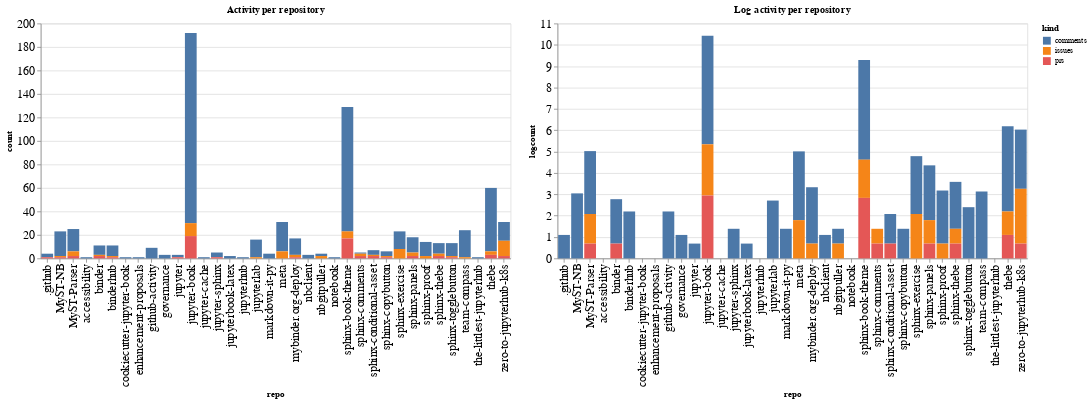

The code cell stored with this chart in its notebook:
### Code cell
ch1 = alt.Chart(repo_summaries, width=600, title="Activity per repository").mark_bar().encode(
    x='repo',
    y='count',
    color='kind',
    tooltip="kind"
)

ch2 = alt.Chart(repo_summaries, width=600, title="Log activity per repository").mark_bar().encode(
    x='repo',
    y='logcount',
    color='kind',
    tooltip="kind"
)

ch1 | ch2

### Figure 1 — Vega-Lite specification as saved in the notebook (floating-point values rounded to 4 significant figures)
{"config": {"axisLeft": {"labelFontSize": 15}, "axisBottom": {"labelFontSize": 15}}, "hconcat": [{"mark": "bar", "encoding": {"color": {"type": "nominal", "field": "kind"}, "tooltip": {"type": "nominal", "field": "kind"}, "x": {"type": "nominal", "field": "repo"}, "y": {"type": "quantitative", "field": "count"}}, "title": "Activity per repository", "width": 600}, {"mark": "bar", "encoding": {"color": {"type": "nominal", "field": "kind"}, "tooltip": {"type": "nominal", "field": "kind"}, "x": {"type": "nominal", "field": "repo"}, "y": {"type": "quantitative", "field": "logcount"}}, "title": "Log activity per repository", "width": 600}], "data": {"name": "data-111bbfa6b3e1b4f74807d710477f8eb2"}, "$schema": "https://vega.github.io/schema/vega-lite/v4.8.1.json", "datasets": {"data-111bbfa6b3e1b4f74807d710477f8eb2": [{"repo": ".github", "kind": "comments", "count": 3, "logcount": 1.099}, {"repo": ".github", "kind": "prs", "count": 1, "logcount": 0.0}, {"repo": "MyST-NB", "kind": "comments", "count": 21, "logcount": 3.045}, {"repo": "MyST-NB", "kind": "issues", "count": 1, "logcount": 0.0}, {"repo": "MyST-NB", "kind": "prs", "count": 1, "logcount": 0.0}, {"repo": "MyST-Parser", "kind": "comments", "count": 19, "logcount": 2.944}, {"repo": "MyST-Parser", "kind": "issues", "count": 4, "logcount": 1.386}, {"repo": "MyST-Parser", "kind": "prs", "count": 2, "logcount": 0.6931}, {"repo": "accessibility", "kind": "comments", "count": 1, "logcount": 0.0}, {"repo": "binder", "kind": "comments", "count": 8, "logcount": 2.079}, {"repo": "binder", "kind": "issues", "count": 1, "logcount": 0.0}, {"repo": "binder", "kind": "prs", "count": 2, "logcount": 0.6931}, {"repo": "binderhub", "kind": "comments", "count": 9, "logcount": 2.197}, {"repo": "binderhub", "kind": "issues", "count": 1, "logcount": 0.0}, {"repo": "binderhub", "kind": "prs", "count": 1, "logcount": 0.0}, {"repo": "cookiecutter-jupyter-book", "kind": "comments", "count": 1, "logcount": 0.0}, {"repo": "enhancement-proposals", "kind": "comments", "count": 1, "logcount": 0.0}, {"repo": "github-activity", "kind": "comments", "count": 9, "logcount": 2.197}, {"repo": "governance", "kind": "comments", "count": 3, "logcount": 1.099}, {"repo": "jupyter", "kind": "comments", "count": 2, "logcount": 0.6931}, {"repo": "jupyter", "kind": "prs", "count": 1, "logcount": 0.0}, {"repo": "jupyter-book", "kind": "comments", "count": 162, "logcount": 5.088}, {"repo": "jupyter-book", "kind": "issues", "count": 11, "logcount": 2.398}, {"repo": "jupyter-book", "kind": "prs", "count": 19, "logcount": 2.944}, {"repo": "jupyter-cache", "kind": "comments", "count": 1, "logcount": 0.0}, {"repo": "jupyter-sphinx", "kind": "comments", "count": 4, "logcount": 1.386}, {"repo": "jupyter-sphinx", "kind": "prs", "count": 1, "logcount": 0.0}, {"repo": "jupyterbook-latex", "kind": "comments", "count": 2, "logcount": 0.6931}, {"repo": "jupyterhub", "kind": "comments", "count": 1, "logcount": 0.0}, {"repo": "jupyterlab", "kind": "comments", "count": 15, "logcount": 2.708}, {"repo": "jupyterlab", "kind": "issues", "count": 1, "logcount": 0.0}, {"repo": "markdown-it-py", "kind": "comments", "count": 4, "logcount": 1.386}, {"repo": "meta", "kind": "comments", "count": 25, "logcount": 3.219}, {"repo": "meta", "kind": "issues", "count": 6, "logcount": 1.792}, {"repo": "mybinder.org-deploy", "kind": "comments", "count": 14, "logcount": 2.639}, {"repo": "mybinder.org-deploy", "kind": "issues", "count": 2, "logcount": 0.6931}, {"repo": "mybinder.org-deploy", "kind": "prs", "count": 1, "logcount": 0.0}, {"repo": "nbclient", "kind": "comments", "count": 3, "logcount": 1.099}, {"repo": "nbgitpuller", "kind": "comments", "count": 2, "logcount": 0.6931}, {"repo": "nbgitpuller", "kind": "issues", "count": 2, "logcount": 0.6931}, {"repo": "notebook", "kind": "comments", "count": 1, "logcount": 0.0}, {"repo": "sphinx-book-theme", "kind": "comments", "count": 106, "logcount": 4.663}, {"repo": "sphinx-book-theme", "kind": "issues", "count": 6, "logcount": 1.792}, {"repo": "sphinx-book-theme", "kind": "prs", "count": 17, "logcount": 2.833}, {"repo": "sphinx-comments", "kind": "comments", "count": 1, "logcount": 0.0}, {"repo": "sphinx-comments", "kind": "issues", "count": 2, "logcount": 0.6931}, {"repo": "sphinx-comments", "kind": "prs", "count": 2, "logcount": 0.6931}, {"repo": "sphinx-conditional-asset", "kind": "comments", "count": 4, "logcount": 1.386}, {"repo": "sphinx-conditional-asset", "kind": "issues", "count": 1, "logcount": 0.0}, {"repo": "sphinx-conditional-asset", "kind": "prs", "count": 2, "logcount": 0.6931}, {"repo": "sphinx-copybutton", "kind": "comments", "count": 4, "logcount": 1.386}, {"repo": "sphinx-copybutton", "kind": "issues", "count": 1, "logcount": 0.0}, {"repo": "sphinx-copybutton", "kind": "prs", "count": 1, "logcount": 0.0}, {"repo": "sphinx-exercise", "kind": "comments", "count": 15, "logcount": 2.708}, {"repo": "sphinx-exercise", "kind": "issues", "count": 8, "logcount": 2.079}, {"repo": "sphinx-panels", "kind": "comments", "count": 13, "logcount": 2.565}, {"repo": "sphinx-panels", "kind": "issues", "count": 3, "logcount": 1.099}, {"repo": "sphinx-panels", "kind": "prs", "count": 2, "logcount": 0.6931}, {"repo": "sphinx-proof", "kind": "comments", "count": 12, "logcount": 2.485}, {"repo": "sphinx-proof", "kind": "issues", "count": 2, "logcount": 0.6931}, {"repo": "sphinx-thebe", "kind": "comments", "count": 9, "logcount": 2.197}, {"repo": "sphinx-thebe", "kind": "issues", "count": 2, "logcount": 0.6931}, {"repo": "sphinx-thebe", "kind": "prs", "count": 2, "logcount": 0.6931}, {"repo": "sphinx-togglebutton", "kind": "comments", "count": 11, "logcount": 2.398}, {"repo": "sphinx-togglebutton", "kind": "issues", "count": 1, "logcount": 0.0}, {"repo": "sphinx-togglebutton", "kind": "prs", "count": 1, "logcount": 0.0}, {"repo": "team-compass", "kind": "comments", "count": 23, "logcount": 3.135}, {"repo": "team-compass", "kind": "issues", "count": 1, "logcount": 0.0}, {"repo": "the-littlest-jupyterhub", "kind": "comments", "count": 1, "logcount": 0.0}, {"repo": "thebe", "kind": "comments", "count": 54, "logcount": 3.989}, {"repo": "thebe", "kind": "issues", "count": 3, "logcount": 1.099}, {"repo": "thebe", "kind": "prs", "count": 3, "logcount": 1.099}, {"repo": "zero-to-jupyterhub-k8s", "kind": "comments", "count": 16, "logcount": 2.773}, {"repo": "zero-to-jupyterhub-k8s", "kind": "issues", "count": 13, "logcount": 2.565}, {"repo": "zero-to-jupyterhub-k8s", "kind": "prs", "count": 2, "logcount": 0.6931}]}}
